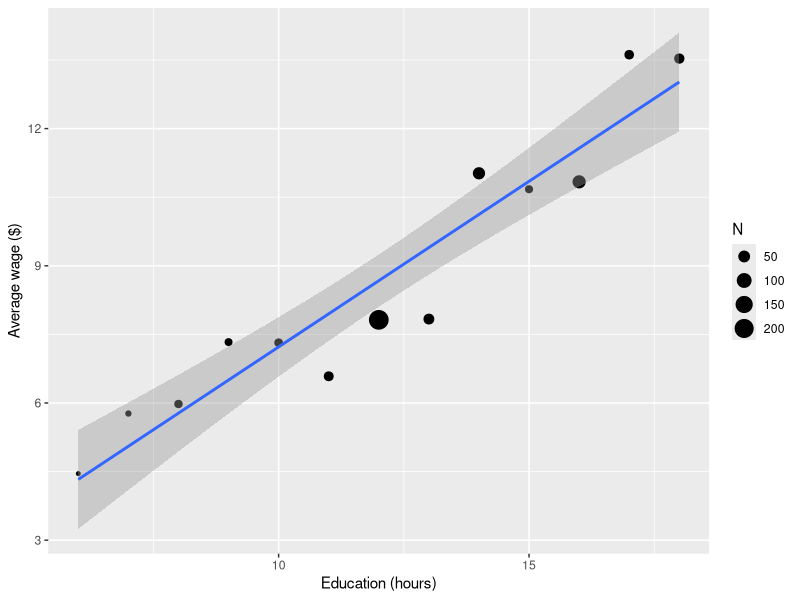
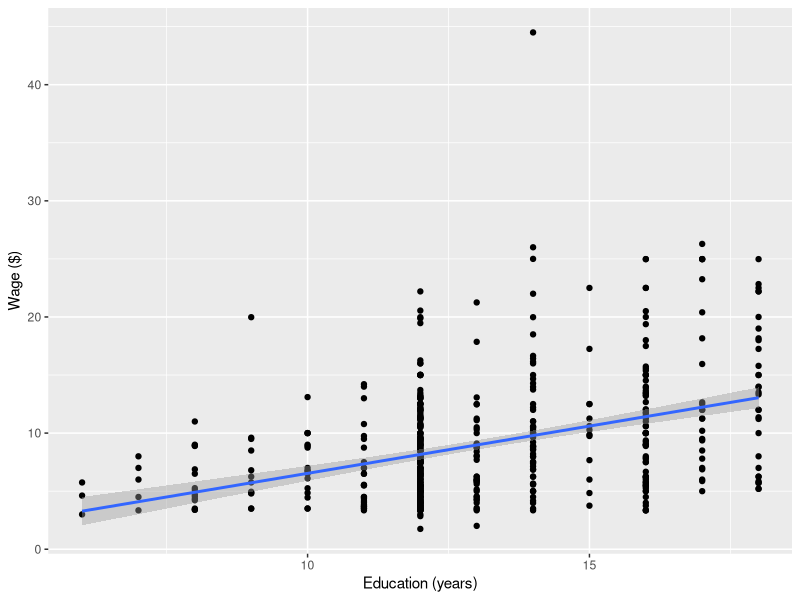
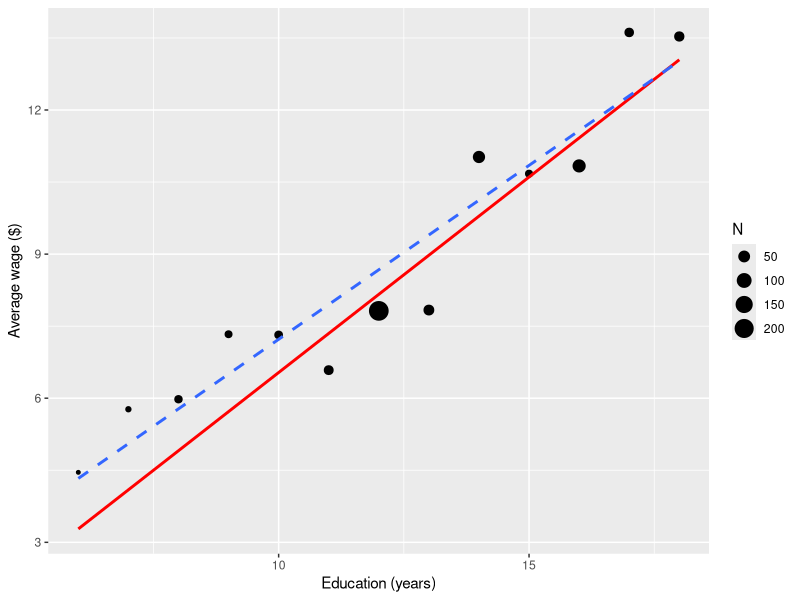
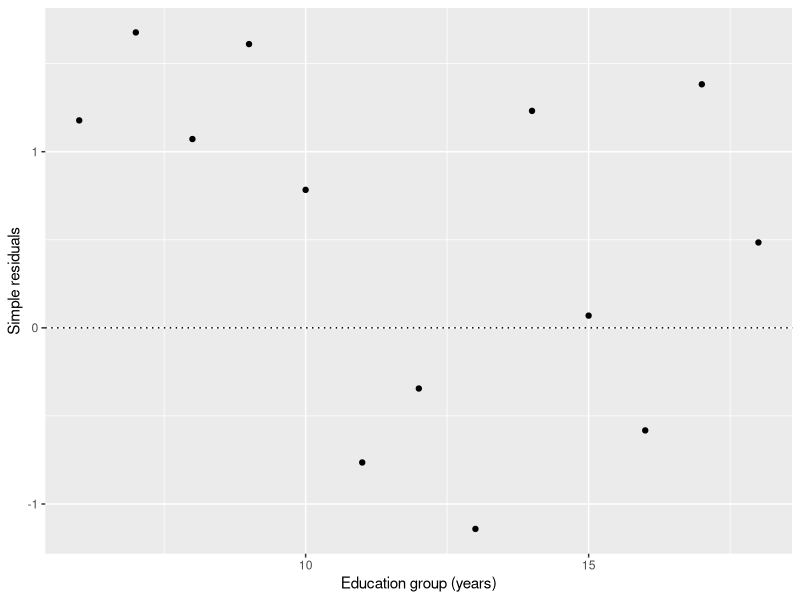
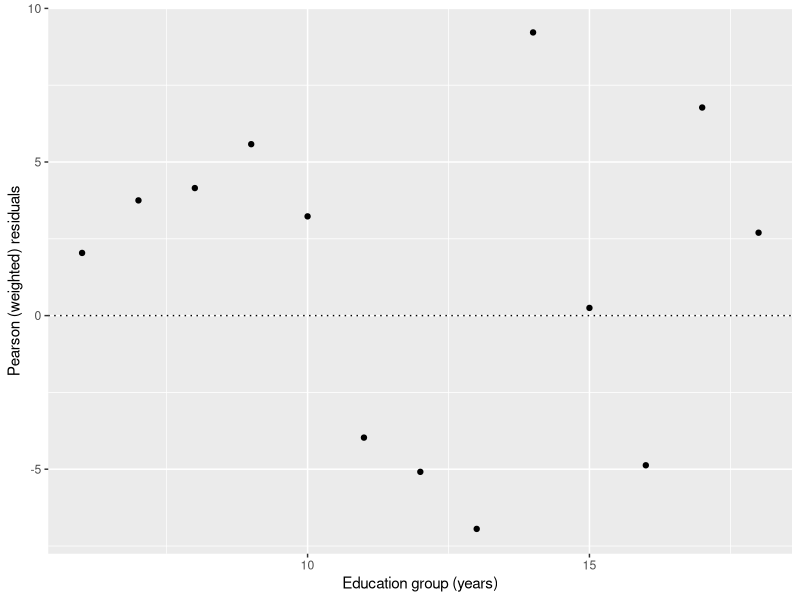
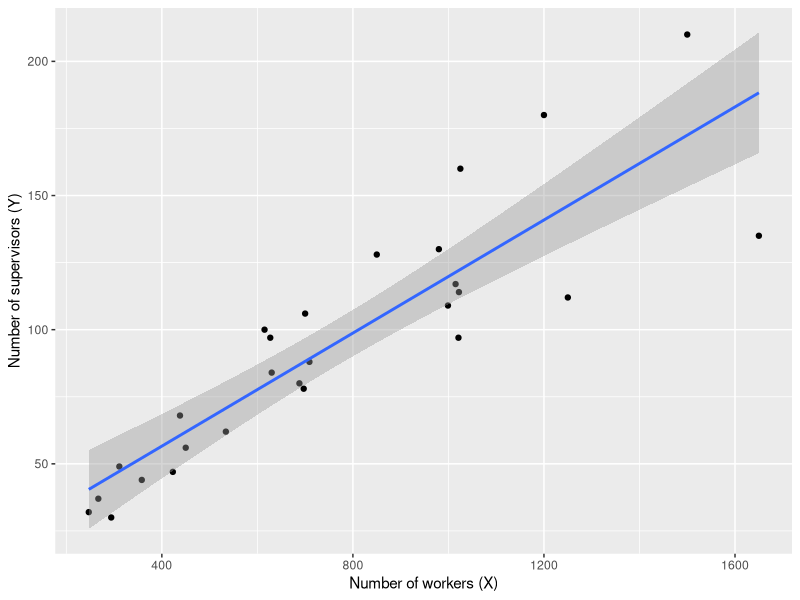
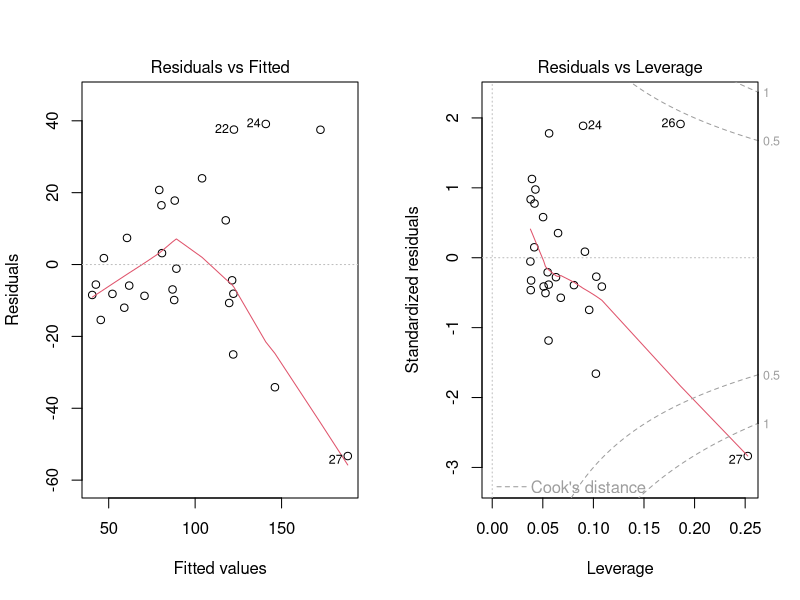
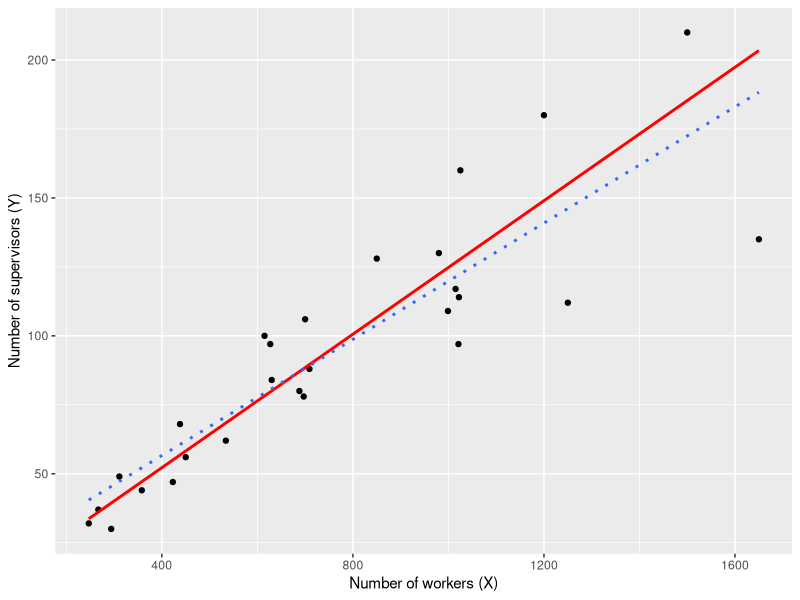

R code for these plots, in order:
## ---- chunk 1
library(knitr)
opts_chunk$set(dev=c("png", "pdf"))
opts_chunk$set(fig.height=6, fig.width=7, fig.path="Figures/", fig.alt="unlabelled")
opts_chunk$set(comment="", fig.align="center", tidy=TRUE)
options(knitr.kable.NA = '')
library(tidyverse)
library(broom)
## ---- chunk 2
CPS5grouped =read.csv("CPS5grouped.csv",header=TRUE)
CPS5grouped =read.csv("../../data/CPS5grouped.csv")
CPS5grouped
## ---- chunk 3
ggplot(data=CPS5grouped,
       mapping=aes(x=EDgroup, y=AvWage)) +
  geom_point(mapping = aes(size = N)) +
  geom_smooth(method='lm') +
  labs(x="Education (hours)", y = "Average wage ($)")
## ---- chunk 4
grouped.lm <- lm(AvWage ~ EDgroup, data=CPS5grouped)
summary(grouped.lm)
## ---- chunk 5
CPS5 = read.csv("CPS5.csv", header=TRUE)
CPS5 = read.csv("../../data/CPS5.csv", header=TRUE)
head(CPS5);
## ---- chunk 6
ggplot(data=CPS5,
       mapping=aes(x=ED, y=WG)) +
  geom_point() +
  geom_smooth(method='lm') +
  labs(x="Education (years)", y="Wage ($)")
## ---- chunk 7
cps5.lm  = lm(WG ~ ED, data=CPS5)
summary(cps5.lm)
## ---- chunk 8
cps.wls = lm(AvWage ~ EDgroup, weights=N, data=CPS5grouped)
summary(cps.wls)
## ---- chunk 9
summary(cps5.lm)
## ---- chunk 10
ggplot(data=CPS5grouped,
       mapping=aes(x=EDgroup, y=AvWage)) +
  geom_point(mapping=aes(size=N)) +
  geom_smooth(method='lm', mapping=aes(weight=N), col='red', se=FALSE) +
  geom_smooth(method='lm', linetype = 'dashed' , se=FALSE) +
  labs(x="Education (years)", y="Average wage ($)")
## ---- chunk 11
augment(cps.wls, CPS5grouped) |>
  ggplot(mapping = aes(x=EDgroup, y=.resid)) +
  geom_point() +
  geom_hline(yintercept=0, linetype="dotted") +
  labs(y="Simple residuals", x="Education group (years)")
## ---- chunk 12
augment(cps.wls, CPS5grouped) |>
  mutate(pearson = .resid*sqrt(N)) |>
  ggplot(mapping = aes(x=EDgroup, y=pearson)) +
  geom_point() +
  geom_hline(yintercept=0, linetype="dotted") +
  labs(y="Pearson (weighted) residuals", x="Education group (years)")
## ---- chunk 13
supervisors = read.csv("supervisors.csv")
supervisors = read.csv("../../data/supervisors.csv")
supervisors
## ---- chunk 14
ggplot(supervisors,
       mapping=aes(x=X, y=Y)) +
  geom_point() +
  geom_smooth(method='lm') +
  labs(x = "Number of workers (X)", y = "Number of supervisors (Y)")
## ---- chunk 15
sup.lm <- lm(Y ~ X, data=supervisors)
par(mfrow=c(1,2))
plot(sup.lm, which=c(1,5))
## ---- chunk 16
sup.wls = lm(Y ~ X  , data=supervisors, weights = 1/X^2 )
summary(sup.wls)
## ---- chunk 17
ggplot(data=supervisors,
       mapping=aes(x=X, y=Y)) +
  geom_point() +
  geom_smooth(method='lm', mapping=aes(weight=1/X^2), col='red', se=FALSE) +
  geom_smooth(method='lm', linetype='dotted', se=FALSE) +
  labs(x="Number of workers (X)", y = "Number of supervisors (Y)")
## ---- chunk 18
augment(sup.wls) |>
  mutate(pearson = .resid/X) |>
  ggplot(mapping = aes(x=X, y=pearson)) +
  geom_point() +
  geom_hline(yintercept=0, linetype="dotted") +
  labs(y="Pearson (weighted) residuals", x="Number of workers (X)")
## ---- chunk 19
CPS5weighted <- CPS5grouped |> mutate(Wt = N/ StDev^2)
cps.wls2 <- lm(AvWage ~ EDgroup, weights=Wt, data=CPS5weighted)
summary(cps.wls2)
## ---- chunk 20
ggplot(data=CPS5weighted,
       mapping=aes(x=EDgroup, y=AvWage)) +
  geom_point(mapping=aes(size=N)) +
  geom_smooth(method='lm', mapping=aes(weight=Wt), col='red', se=FALSE) +
  geom_smooth(method='lm', mapping=aes(weight=N), linetype='dotted', se=FALSE) +
  labs(x="Education group (years)", y="Average Wage ($)")
